Frame 1 (no input): blank canvas, image omitted
Frame 60 (the mouse pressed at the canvas centre just before this capture): blank canvas, image omitted
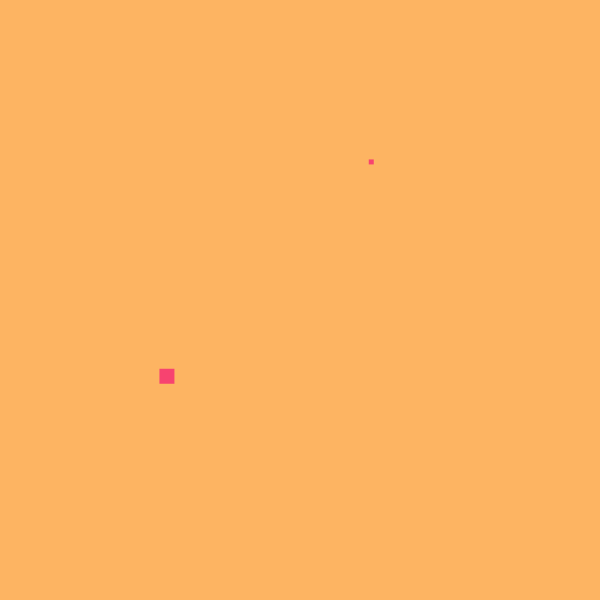
Frame 120 (the mouse held since frame 60 and released just before this capture)

The Processing sketch whose frames 1 and 60 were blank and that drew this single picture after the mouse press (run headless with seeded random() and noise(); from frame 60 on, the mouse is pressed at the canvas centre):

// Processing sketch: processing_140552
// ── processing_140552.pde

void drawThing(float myX, float myY, float myXdir, float myYdir) {

  // TODO: reimplement this function. Only change code within this
  // code block. Inside this function, the only variables you
  // should use are the four parameters of the function.

  // Draw a more complicated shape here using myX and myY and see what
  // happens. Using if statement(s), change the way your thing is
  // drawn based on which direction it is moving. For example:
  // if ( myXdir > 0 && myYdir > 0 ) {
  //   // draw something
  // }
  // etc ...

  rect(myX,myY,15,15);
  rect(myY,myX,5,5);
 

}

//////////
// you should not need to change anything below this line ...
//////////

int numPoints = 8000;

float[] x;
float[] y;

float[] xDirection;
float[] yDirection;

int last_add_time = 1000;

int index = 0;

void setup() {

  size(600,600);
  x = new float[numPoints];
  y = new float[numPoints];  

  xDirection = new float[numPoints];
  yDirection = new float[numPoints];  

  int i = 0; 
  while ( i < numPoints ) {
    xDirection[i] = random(-1,1);
    yDirection[i] = random(-1,1);

    i = i + 1;
  }
}

void draw() {

  background(253,180,98);
  noStroke ();
  fill(247,67,112);
  
  if ( millis() > last_add_time ) {
    x[index] = random(0,width);
    y[index] = random(0,height);
    index = index + 1;
    if ( index >= numPoints ) {
      index = 0;
    }
    last_add_time = millis() + 1000;
  }

  // use a while loop here to draw the points
  // and update their positions
  int i = 1; 
  while ( i < index ) {
    drawThing( x[i], y[i], xDirection[i], yDirection[i] );

    x[i] = x[i] + xDirection[i];
    y[i] = y[i] + yDirection[i];
    
    if ( x[i] > width || x[i] < 0 ) {
      xDirection[i] = xDirection[i] * -1;
    }
    if ( y[i] > height || y[i] < 0 ) {
      yDirection[i] = yDirection[i] * -1;
    }
    
    i = i + 1;
  }
}
